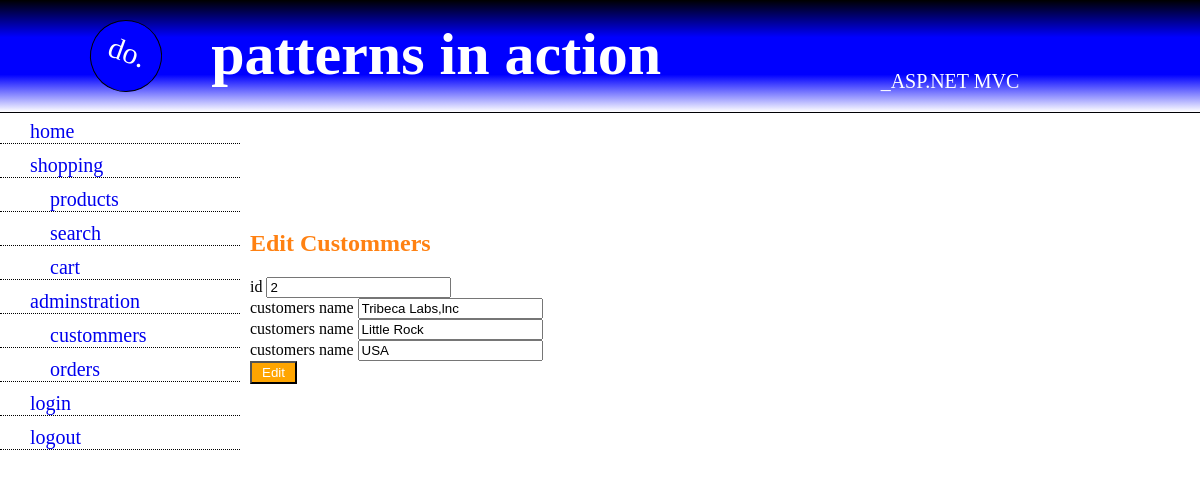
The page /edit.php?update_id=2 (signed in) on the database its author committed.
### tables this page shows
CREATE TABLE `customers` (
  `id` int(11) NOT NULL,
  `customer_name` varchar(255) NOT NULL,
  `city` varchar(255) NOT NULL,
  `country` varchar(255) NOT NULL
);

### edit.php (the view, shortened to what this page needs)
<?php
if(!isset($_SESSION['admin'])){
    header('location:login.php');
}else{
    require_once('connect.php');
?>
<!DOCTYPE html>
<html lang="en">
<head>
    <link rel="stylesheet" href="css/style.css">
</head>
<body>
    <?php include_once('header.php');?>
    <section>
        <h1> Edit custommers</h1>
        <?php
            if(isset($_REQUEST['update_id'])){
            $id = $_REQUEST['update_id'];
            $select_customer = $db->prepare("SELECT * FROM `customers` WHERE id = ? ");
            $select_customer->execute([$id]);
            $row = $select_customer->fetch(PDO::FETCH_ASSOC);
            }
        ?>
        <form action="" method="post">
           <div class="box">
                <label for="">id</label>
                <input type="number" name="id" value="<?php echo $row['id']?>" readonly>
           </div>
           <div class="box">
                <label for="">customers name</label>
                <input type="text" name="customer_name" value="<?php echo $row['customer_name']?>">
           </div>
           <div class="box">
                <label for="">customers name</label>
                <input type="text" name="city" value="<?php echo $row['city']?>">
           </div>
           <div class="box">
                <label for="">customers name</label>
                <input type="text"name="country" value="<?php echo $row['country']?>">
           </div>
            <button name="update" class="btn">Edit</button>
        </form>
    </section>
</body>
</html>
<?php } ?>

### css/style.css (style rules this page uses)
body { padding: 0; margin: 0; box-sizing: border-box; }
section { margin: 0 auto; max-width: 700px; margin-top: -250px; }
section h1 { color: rgb(255, 129, 18); text-transform: capitalize; }
form .btn { background-color: orange; text-decoration: none; color: #fff; text-transform: capitalize; padding: 2px 10px; }

### rows shown on the page
customers: id "2", customer_name "Tribeca Labs,lnc", city "Little Rock", country "USA"
